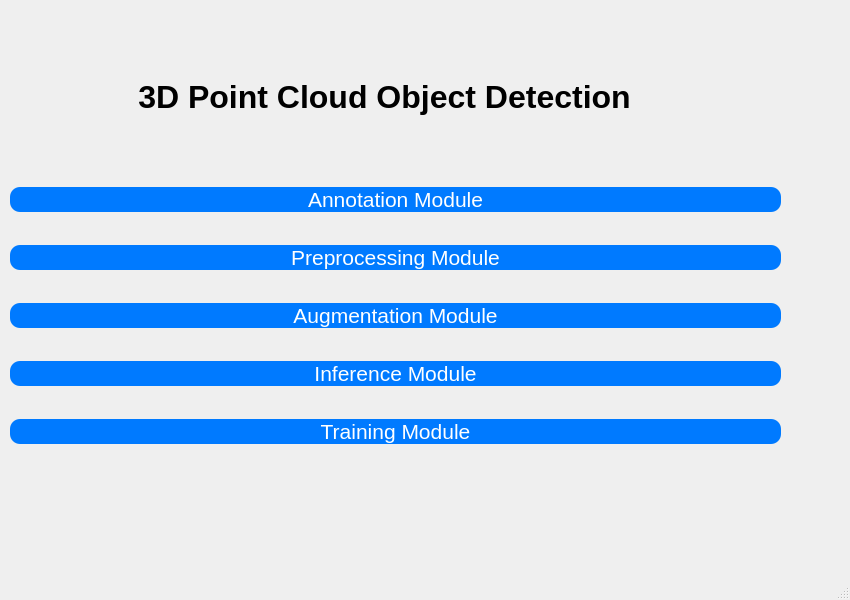
<?xml version="1.0" encoding="UTF-8"?>
<ui version="4.0">
 <class>MainWindow</class>
 <widget class="QMainWindow" name="MainWindow">
  <property name="geometry">
   <rect>
    <x>0</x>
    <y>0</y>
    <width>850</width>
    <height>600</height>
   </rect>
  </property>
  <property name="windowTitle">
   <string>MainWindow</string>
  </property>
  <property name="autoFillBackground">
   <bool>true</bool>
  </property>
  <widget class="QWidget" name="centralwidget">
   <widget class="QWidget" name="verticalLayoutWidget">
    <property name="geometry">
     <rect>
      <x>10</x>
      <y>160</y>
      <width>771</width>
      <height>311</height>
     </rect>
    </property>
    <layout class="QVBoxLayout" name="verticalLayout">
     <property name="sizeConstraint">
      <enum>QLayout::SetNoConstraint</enum>
     </property>
     <item>
      <widget class="QPushButton" name="annotate_pushButton">
       <property name="font">
        <font>
         <pointsize>16</pointsize>
        </font>
       </property>
       <property name="styleSheet">
        <string>QPushButton { background-color: #007AFF; color: white; border-radius: 10px; }</string>
       </property>
       <property name="text">
        <string>Annotation Module</string>
       </property>
      </widget>
     </item>
     <item>
      <widget class="QPushButton" name="preprocess_pushButton">
       <property name="font">
        <font>
         <pointsize>16</pointsize>
        </font>
       </property>
       <property name="styleSheet">
        <string>QPushButton { background-color: #007AFF; color: white; border-radius: 10px; }</string>
       </property>
       <property name="text">
        <string>Preprocessing Module</string>
       </property>
      </widget>
     </item>
     <item>
      <widget class="QPushButton" name="aug_pushButton">
       <property name="font">
        <font>
         <pointsize>16</pointsize>
        </font>
       </property>
       <property name="styleSheet">
        <string>QPushButton { background-color: #007AFF; color: white; border-radius: 10px; }</string>
       </property>
       <property name="text">
        <string>Augmentation Module</string>
       </property>
      </widget>
     </item>
     <item>
      <widget class="QPushButton" name="inf_pushButton">
       <property name="font">
        <font>
         <pointsize>16</pointsize>
        </font>
       </property>
       <property name="styleSheet">
        <string>QPushButton { background-color: #007AFF; color: white; border-radius: 10px; }</string>
       </property>
       <property name="text">
        <string>Inference Module</string>
       </property>
      </widget>
     </item>
     <item>
      <widget class="QPushButton" name="training_pushButton">
       <property name="font">
        <font>
         <pointsize>16</pointsize>
        </font>
       </property>
       <property name="styleSheet">
        <string>QPushButton { background-color: #007AFF; color: white; border-radius: 10px; }</string>
       </property>
       <property name="text">
        <string>Training Module</string>
       </property>
      </widget>
     </item>
    </layout>
   </widget>
   <widget class="QLabel" name="title_label">
    <property name="geometry">
     <rect>
      <x>0</x>
      <y>20</y>
      <width>769</width>
      <height>154</height>
     </rect>
    </property>
    <property name="font">
     <font>
      <pointsize>24</pointsize>
      <weight>75</weight>
      <bold>true</bold>
     </font>
    </property>
    <property name="text">
     <string>3D Point Cloud Object Detection</string>
    </property>
    <property name="alignment">
     <set>Qt::AlignCenter</set>
    </property>
   </widget>
  </widget>
  <widget class="QMenuBar" name="menubar">
   <property name="geometry">
    <rect>
     <x>0</x>
     <y>0</y>
     <width>850</width>
     <height>21</height>
    </rect>
   </property>
  </widget>
  <widget class="QStatusBar" name="statusbar"/>
 </widget>
 <resources/>
 <connections/>
</ui>
